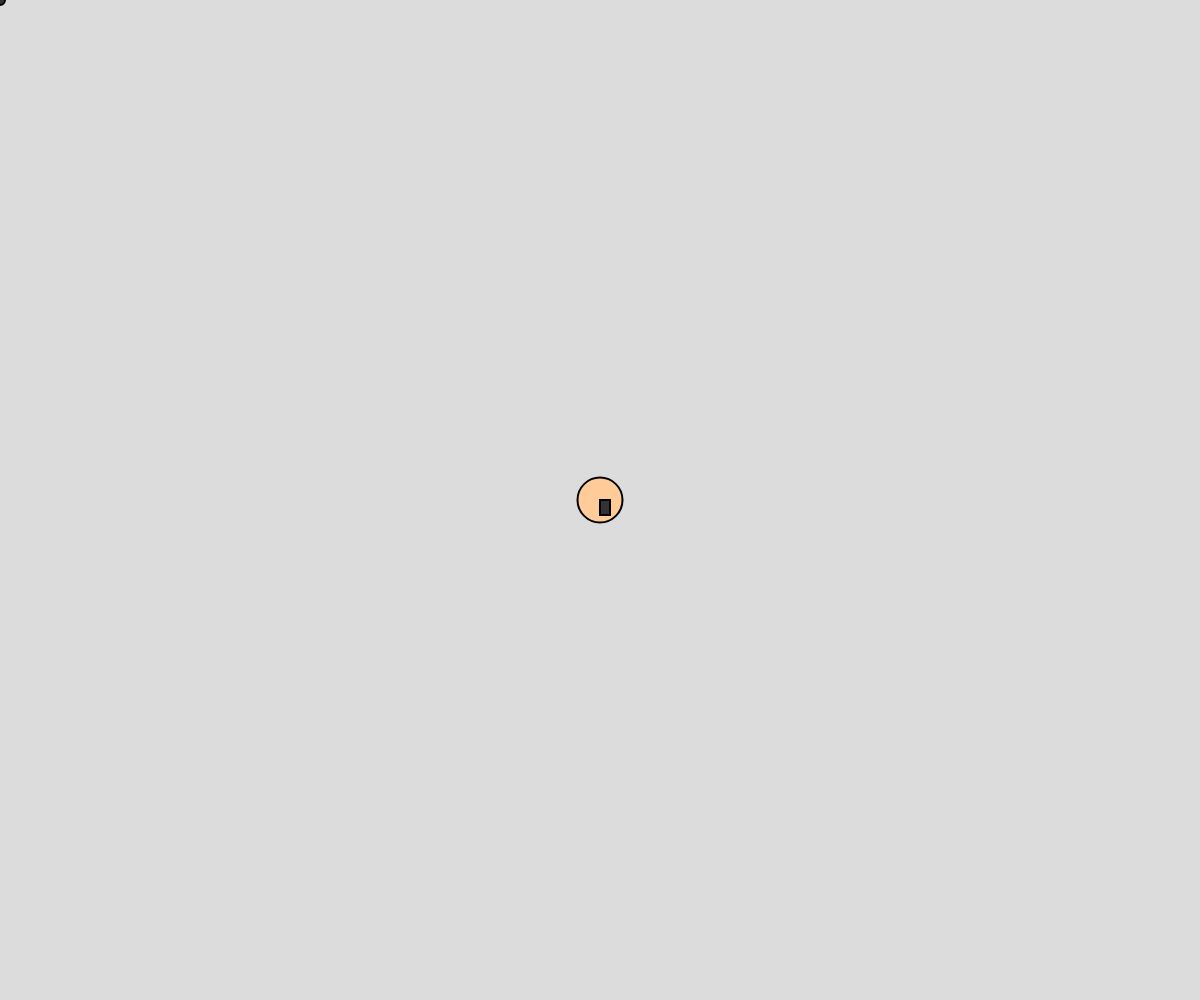
Frame 1 (no input)
Frame 60 (no input): identical to frame 1, image omitted
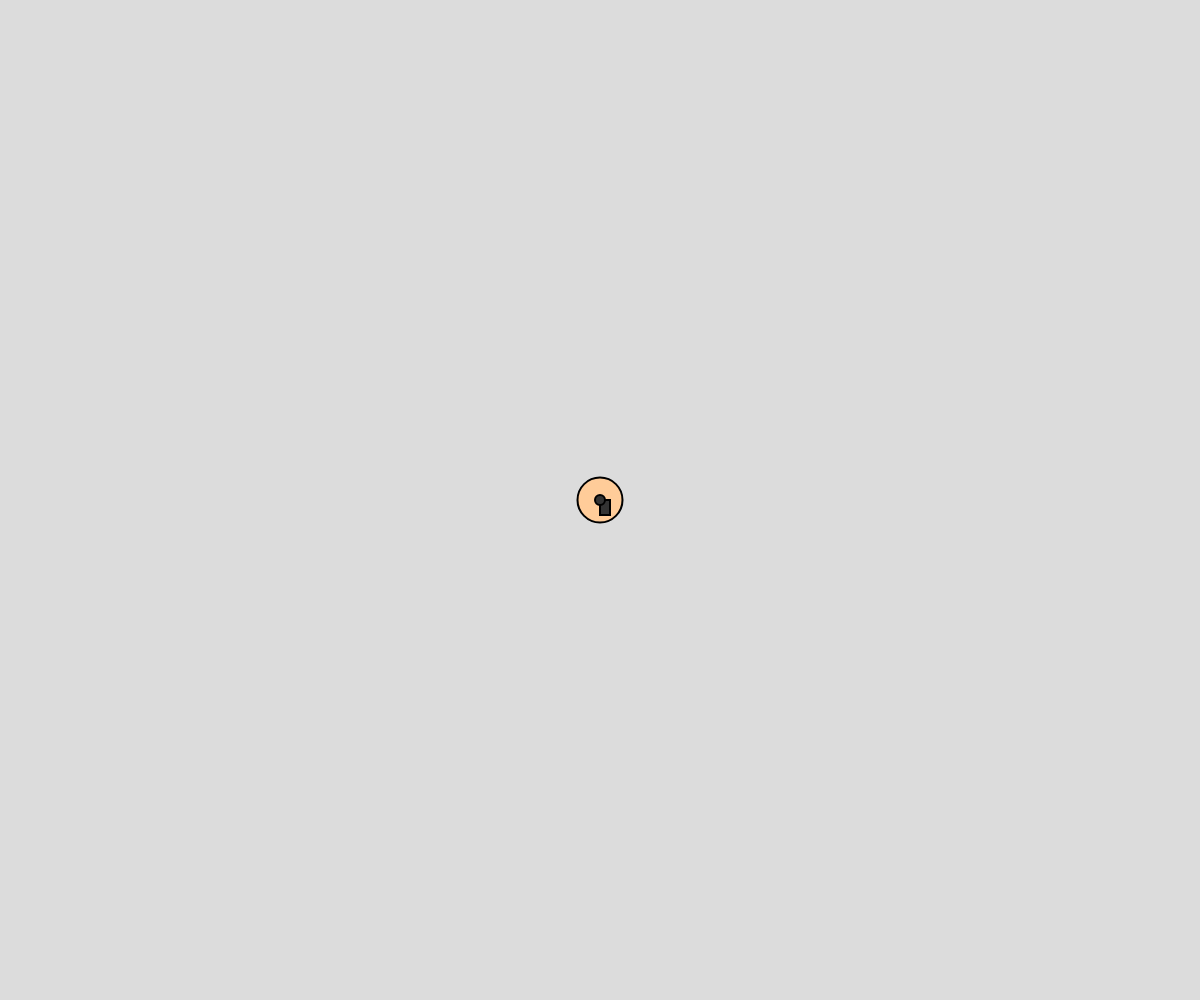
Frame 120 (the mouse pressed at the canvas centre since frame 60)

The p5.js sketch that drew these frames (run headless with seeded random() and noise() and a simulated clock; from frame 60 on, the mouse is pressed at the canvas centre):

// p5.js sketch
// ── sketch.js
let stepLength = 2;
let playerPostionX;
let playerPostionY;
let hookPos;
let hookTargetPos;
let hookVelocity;
let worldX;
let worldY;
let island;

function setup() {
  createCanvas(windowWidth, windowHeight);
  playerPostionX = width/2;
  playerPostionY = height/2;
  worldX = width/2;
  worldY = height/2;
  hookPos = createVector(playerPostionX, playerPostionY);
  hookTargetPos= createVector(playerPostionX, playerPostionY);
  hookVelocity = createVector(0,0);
}

function draw() {
  background(220);
  controls();
  playerData();
  
  hookData();
}
function hookData(){
  hookPos.add(hookVelocity);
  fill(51,51,51);
  rect(hookPos.x, hookPos.y, 10, 15);
  circle(mouseX, mouseY, 10);

}

function mousePressed(){
  hookTargetPos.x = mouseX;
  hookTargetPos.y = mouseY;
  hookVelocity = p5.Vector.sub(hookTargetPos, hookPos);
  hookVelocity.normalize();
  hookVelocity.mult(3);
}

function playerData(){
  fill(255, 204, 153);
  strokeWeight(2);
  circle(playerPostionX, playerPostionY, 45);
  
}

function controls(){
  if(keyIsDown(65)) worldX += stepLength;
  else if(keyIsDown(68)) worldX -= stepLength;
  else if(keyIsDown(83)) worldY -= stepLength;
  else if(keyIsDown(87)) worldY += stepLength;
  
}
